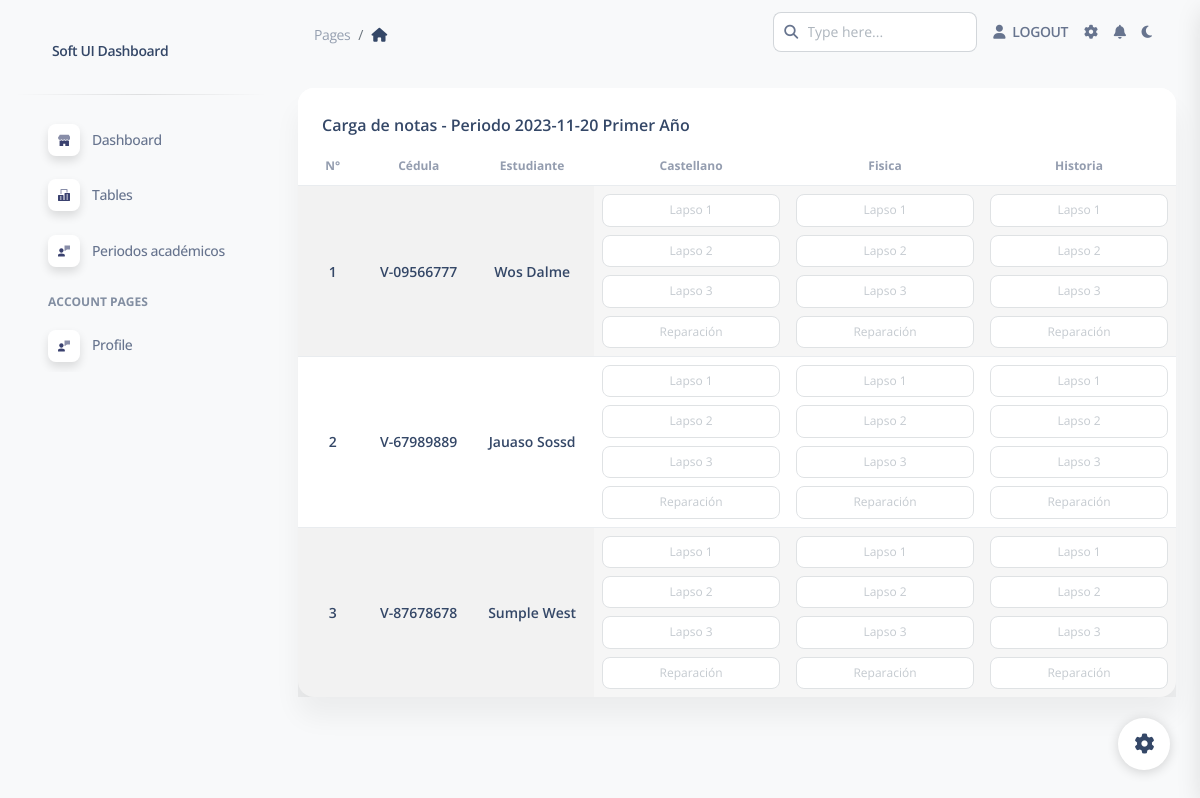
The app's page /notas/1/carga with its own data.
### apps/home/models.py (models this page shows, shortened)
class Periodo(models.Model):
    fecha = models.DateField(null=True)
    carga = models.ForeignKey('home.Carga', on_delete=models.RESTRICT, null=True)
    class Meta:
        verbose_name = ("Periodo")
        verbose_name_plural = ("Periodos")
    def __str__(self):
        return f'{self.fecha} {self.carga.titulo}'

class Carga(models.Model):
    titulo = models.CharField(max_length=30, null=True)
    materias = models.ManyToManyField(Materia)
    class Meta:
        verbose_name = ("Carga ")
        verbose_name_plural = ("Cargas")

class Materia(models.Model):
    nombre = models.CharField(max_length=30, unique=True, null=True)
    class Meta:
        verbose_name = ("Materia")
        verbose_name_plural = ("Materias")
    def __str__(self):
        return self.nombre

class Estudiante(models.Model):
    CI_OPT=(
        ('V', 'V'),
        ('E', 'E')
    )
    ci = models.CharField(max_length=10, validators=[MinLengthValidator(7), RegexValidator(r'^[0-9]{1,2}[.]?[0-9]{3}[.]?[0-9]{3}$')], unique=True, null=True)
    ci_tipo = models.CharField(max_length=1, choices=CI_OPT, null=True)
    nombre = models.CharField(max_length=30, null=True)
    apellido = models.CharField(max_length=30, null=True)
    entidad_federal = models.CharField(max_length=30, null=True)
    periodo = models.ForeignKey('home.Periodo', on_delete=models.SET_NULL, null=True)
    class Meta:
        verbose_name = ("Estudiante")
        verbose_name_plural = ("Estudiantes")
    def __str__(self):
        return f'{self.nombre} {self.apellido}'

### apps/home/views.py (the view)
# urls.py: path('notas/<str:pd>/carga', views.carga_notas, name='carga_notas'),
def carga_notas(request, pd):
    periodo = get_object_or_404(Periodo, pk=pd)
    carga = periodo.carga
    materias = carga.materias.all().order_by("nombre")
    estudiantes = Estudiante.objects.filter(periodo=periodo).order_by("ci")
    print(estudiantes)
    print(materias)
    cantidad_materias = materias.count()
    total_forms = cantidad_materias * estudiantes.count()
    print(total_forms)
    formset = formset_factory(NotasForm, extra=total_forms)
    formset(request.POST or None)
    context = {
        'periodo': periodo,
        'carga': carga,
        'materias': materias,
        'cantidad_materias': cantidad_materias,
        'estudiantes': estudiantes,
        'formset': formset,
        'segment': 'carga'
        }
    return render(request, 'home/carga_de_notas.html', context)

### apps/context_processors.py (called while the page is built)
def cfg_assets_root(request):
    return { 'ASSETS_ROOT' : settings.ASSETS_ROOT }

### apps/home/templatetags/tags.py (called while the page is built)
@register.simple_tag()
def multiply(a, b, *args, **kwargs):
    return a * b

### apps/templates/home/carga_de_notas.html (shortened to what this page needs)
{% extends 'layouts/base.html' %}
{% block content %}
    {% load tags %}
    <div class="container-fluid py-4">
      <div class="row">
        <div class="col-12">
          <div class="card mb-4">
            <div class="card-header pb-0">
              <h6>Carga de notas - Periodo {{ periodo }} </h6>
            </div>
            <div class="card-body p-0">
              <div class="table-responsive p-0">
                <form method="post">
                <table class="table table-striped mb-0 ">
                  <thead>
                    <tr>
                      <th class="text-xs font-weight-bolder opacity-7 text-center">N°</th>
                      <th class="text-xs font-weight-bolder opacity-7 text-center">Cédula</th>
                      <th class="text-xs font-weight-bolder opacity-7 text-center">Estudiante</th>
                      {% for materia in materias %}
                      <th class="text-xs font-weight-bolder opacity-7 text-center">{{ materia.nombre }}</th>
                      {% endfor %}
                    </tr>
                  </thead>
                  <tbody>
                    {% for estudiante in estudiantes %}
                    {% multiply forloop.counter0 cantidad_materias as multiplicador_materias %}
                    <tr>
                      <td class="font-weight-bold align-middle text-center text-sm">
                        <h6 class="text-sm m-0">{{ forloop.counter }}</h6>
                      </td>
                      <td class="font-weight-bold align-middle text-center">
                        <h6 class="text-sm m-0">{{ estudiante.ci_tipo }}-{{ estudiante.ci }}</h6>
                      </td>
                      <td class="font-weight-bold align-middle text-center">
                        <h6 class="text-sm m-0">{{ estudiante.nombre }} {{ estudiante.apellido }}</h6>
                      </td>
                      {% for materia in materias %}
                      <td class="p-2 opacity-7">
                        <div class="d-flex flex-column gap-2  ">
                          <input type="text" name="form-{{ forloop.counter0|add:multiplicador_materias }}-lapso_1" class="form-control form-control-sm w-auto text-center" placeholder="Lapso 1" maxlength="2" id="id_form-{{ forloop.counter0|add:multiplicador_materias }}-lapso_1">
                          <input type="text" name="form-{{ forloop.counter0|add:multiplicador_materias }}-lapso_2" class="form-control form-control-sm w-auto text-center" placeholder="Lapso 2" maxlength="2" id="id_form-{{ forloop.counter0|add:multiplicador_materias }}-lapso_2">
                          <input type="text" name="form-{{ forloop.counter0|add:multiplicador_materias }}-lapso_3" class="form-control form-control-sm w-auto text-center" placeholder="Lapso 3" maxlength="2" id="id_form-{{ forloop.counter0|add:multiplicador_materias }}-lapso_3">
                          <input type="text" name="form-{{ forloop.counter0|add:multiplicador_materias }}-reparacion" class="form-control form-control-sm w-auto text-center"  placeholder="Reparación" maxlength="2" id="id_form-{{ forloop.counter0|add:multiplicador_materias }}-reparacion">
                        </div>
                      </td>
                      {% endfor %}
                    </tr>
                    {% endfor %}
                  </tbody>
                </table>
              </form>
              </div>
            </div>
          </div>
        </div>
      </div>
    </div>
{% endblock content %}

### apps/templates/layouts/base.html (shortened to what this page needs)
<!DOCTYPE html>
<html lang="en">
<head>
  <link href="https://cdn.jsdelivr.net/npm/select2@4.1.0-rc.0/dist/css/select2.min.css" rel="stylesheet" />
  <link id="pagestyle" href="{{ ASSETS_ROOT }}/css/soft-ui-dashboard.css?v=1.0.6" rel="stylesheet" />
  <link id="pagestyle_dark" href="{{ ASSETS_ROOT }}/css/dark-theme-core.css" rel="stylesheet" />
</head>
<body class="g-sidenav-show  bg-gray-100">
  {% include "includes/sidebar.html" %}
  <main class="main-content position-relative max-height-vh-100 h-100 border-radius-lg ">
    {% include "includes/navigation.html" %}
    {% block content %}{% endblock content %}
  </main>
  {% include "includes/fixed-plugin.html" %}
</body>
</html>

### apps/templates/includes/sidebar.html (shortened to what this page needs)
<aside class="sidenav navbar navbar-vertical navbar-expand-xs border-0 border-radius-xl my-3 fixed-start ms-3 " id="sidenav-main">
  <div class="sidenav-header">
    <a class="navbar-brand m-0" href="/">
      <span class="ms-1 font-weight-bold">Soft UI Dashboard</span>
    </a>
  </div>
  <hr class="horizontal dark mt-0">
  <div class="collapse navbar-collapse  w-auto " id="sidenav-collapse-main">
    <ul class="navbar-nav">
      <li class="nav-item">
        <a class="nav-link {% if 'index' in segment %} active {% endif %}" href="/index.html">
          <div class="icon icon-shape icon-sm shadow border-radius-md bg-white text-center me-2 d-flex align-items-center justify-content-center">
          </div>
          <span class="nav-link-text ms-1">Dashboard</span>
        </a>
      </li>
      <li class="nav-item">
        <a class="nav-link {% if 'tables' in segment %} active {% endif %}" href="/tables.html">
          <div class="icon icon-shape icon-sm shadow border-radius-md bg-white text-center me-2 d-flex align-items-center justify-content-center">
          </div>
          <span class="nav-link-text ms-1">Tables</span>
        </a>
      </li>
      <li class="nav-item">
        <a class="nav-link {% if 'periodo' in segment %} active {% endif %}" href="{% url 'periodos' %}">
          <div class="icon icon-shape icon-sm shadow border-radius-md bg-white text-center me-2 d-flex align-items-center justify-content-center">
          </div>
          <span class="nav-link-text ms-1">Periodos académicos</span>
        </a>
      </li>
      <li class="nav-item mt-3">
        <h6 class="ps-4 ms-2 text-uppercase text-xs font-weight-bolder opacity-6">Account pages</h6>
      </li>
      <li class="nav-item">
        <a class="nav-link {% if 'profile' in segment %} active {% endif %}" href="/profile.html">
          <div class="icon icon-shape icon-sm shadow border-radius-md bg-white text-center me-2 d-flex align-items-center justify-content-center">
          </div>
          <span class="nav-link-text ms-1">Profile</span>
        </a>
      </li>
    </ul>
  </div>
</aside>

### apps/templates/includes/navigation.html (shortened to what this page needs)
    <nav class="navbar navbar-main navbar-expand-lg px-0 mx-4 shadow-none border-radius-xl" id="navbarBlur" navbar-scroll="true">
      <div class="container-fluid py-1 px-3">
        <nav aria-label="breadcrumb">
          <ol class="breadcrumb bg-transparent mb-0 pb-0 pt-1 px-0 me-sm-6 me-5">
            <li class="breadcrumb-item text-sm"><a class="opacity-5 text-dark" href="javascript:;">Pages</a></li>
            <li class="breadcrumb-item text-sm text-dark active" aria-current="page">
              <i class="fa fa-home me-1"></i>
            </li>
          </ol>
        </nav>
        <div class="collapse navbar-collapse mt-sm-0 mt-2 me-md-0 me-sm-4" id="navbar">
          <div class="ms-md-auto pe-md-3 d-flex align-items-center">
            <div class="input-group">
              <span class="input-group-text text-body z-index-3"><i class="fas fa-search" aria-hidden="true"></i></span>
              <input type="text" class="form-control" placeholder="Type here...">
            </div>
          </div>
          <ul class="navbar-nav  justify-content-end">
            <li class="nav-item d-flex align-items-center">
              <a href="{% url 'logout' %}" class="nav-link text-body font-weight-bold px-0">
                <i class="fa fa-user me-sm-1"></i>
                <span class="d-sm-inline d-none">LOGOUT</span>
              </a>
            </li>
            <li class="nav-item px-3 d-flex align-items-center">
              <a href="javascript:;" class="nav-link text-body p-0">
                <i class="fa fa-cog fixed-plugin-button-nav cursor-pointer"></i>
              </a>
            </li>
            <li class="nav-item dropdown pe-3 d-flex align-items-center">
              <a href="javascript:;" class="nav-link text-body p-0" id="dropdownMenuButton" data-bs-toggle="dropdown" aria-expanded="false">
                <i class="fa fa-bell cursor-pointer"></i>
              </a>
            </li>
            <li class="nav-item pe-2 d-flex align-items-center">
              <label for="theme-switch" class="nav-link text-body p-0 m-0">
                <i class="fa fa-sun fixed-plugin-button-nav cursor-pointer" id="theme-indicator"></i>
              </label>
            </li>
          </ul>
        </div>
      </div>
    </nav>

### apps/templates/includes/fixed-plugin.html (shortened to what this page needs)
<div class="fixed-plugin">
    <a class="fixed-plugin-button text-dark position-fixed px-3 py-2">
      <i class="fa fa-cog py-2"> </i>
    </a>
  </div>

### apps/static/assets/css/dark-theme-core.css (style rules this page uses)
body { transition: background-color 200ms ease-in; }

### records on screen
Periodo: fecha+carga "2023-11-20 Primer Año"
Materia: nombre "Castellano"
Materia: nombre "Fisica"
Materia: nombre "Historia"
Estudiante: ci_tipo "V", ci "09566777", nombre "Wos", apellido "Dalme"
Estudiante: ci_tipo "V", ci "67989889", nombre "Jauaso", apellido "Sossd"
Estudiante: ci_tipo "V", ci "87678678", nombre "Sumple", apellido "West"
